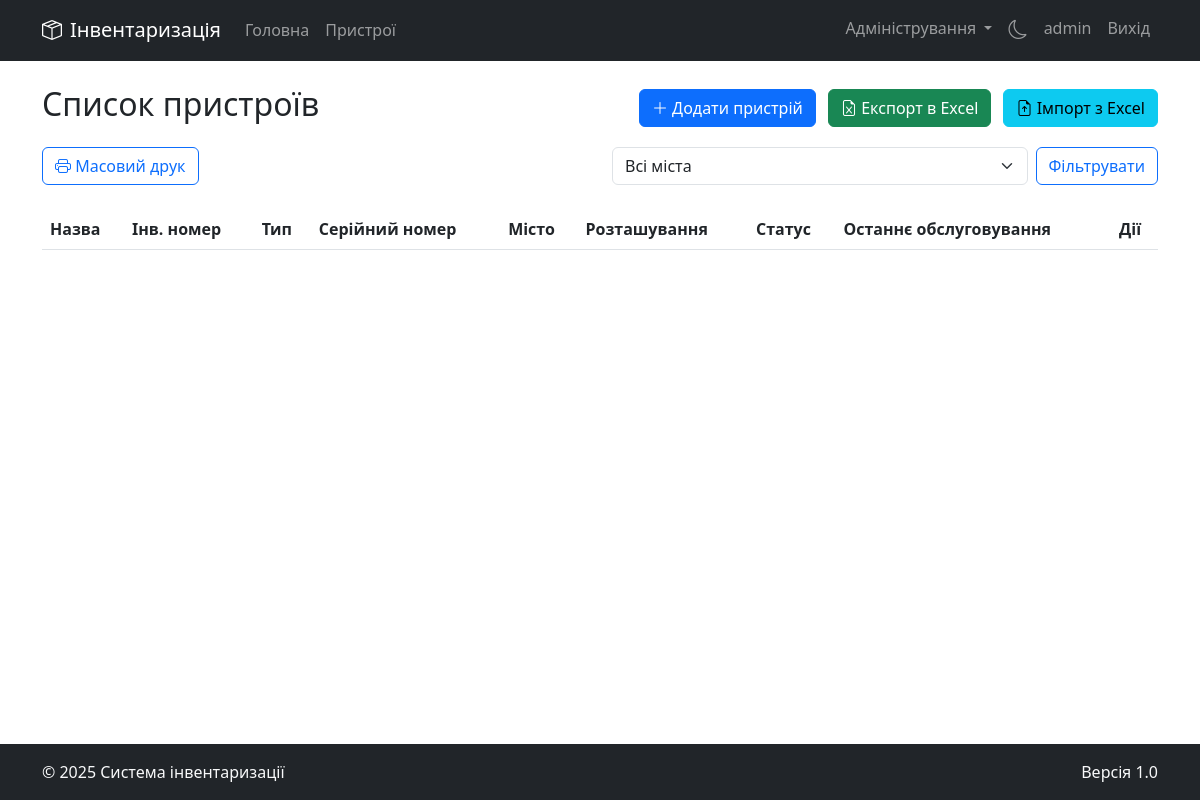
/devices (signed in), run on an earlier commit of the app's database.
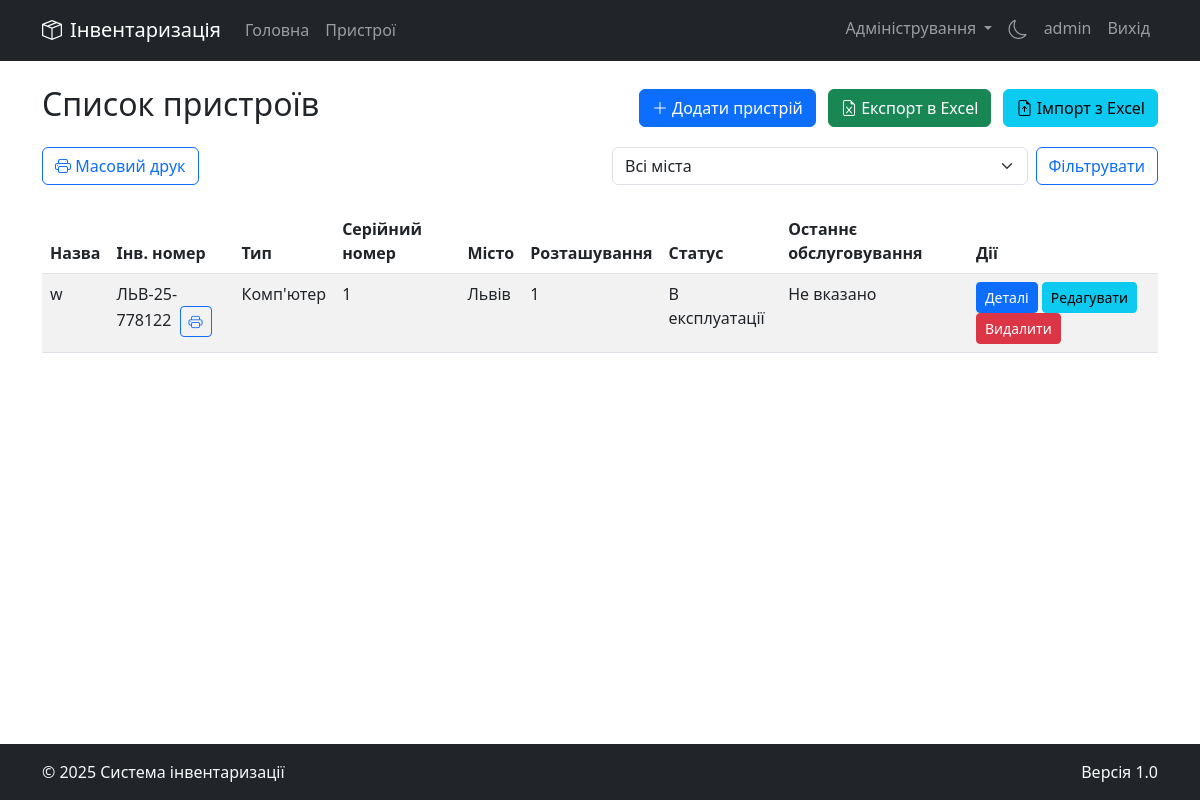
And on a later commit of the database.
### app.py (models this page shows, shortened)
class Device(db.Model):
    id = db.Column(db.Integer, primary_key=True)
    name = db.Column(db.String(100), nullable=False)
    type = db.Column(db.String(50), nullable=False)
    serial_number = db.Column(db.String(100), unique=True)
    inventory_number = db.Column(db.String(20), unique=True)
    location = db.Column(db.String(200))
    status = db.Column(db.String(50))
    notes = db.Column(db.Text)
    created_at = db.Column(db.DateTime, default=datetime.utcnow)
    city_id = db.Column(db.Integer, db.ForeignKey('city.id'), nullable=False)
    photos = db.relationship('DevicePhoto', backref='device', lazy=True, cascade="all, delete-orphan")
    history = db.relationship('DeviceHistory', backref='device', lazy=True, cascade="all, delete-orphan")
    last_maintenance = db.Column(db.DateTime, nullable=True)
    maintenance_interval = db.Column(db.Integer, default=365, nullable=True)
    next_maintenance = db.Column(db.DateTime, nullable=True)

class City(db.Model):
    id = db.Column(db.Integer, primary_key=True)
    name = db.Column(db.String(100), nullable=False, unique=True)
    devices = db.relationship('Device', backref='city', lazy=True)

### app.py (the view)
@app.route('/devices')
@login_required
def devices():
    selected_city_id = request.args.get('city_id', type=int)
    page = request.args.get('page', 1, type=int)
    per_page = 10  # кількість записів на сторінку
    if current_user.is_admin:
        cities = City.query.all()
        if selected_city_id:
            query = Device.query.filter_by(city_id=selected_city_id)
        else:
            query = Device.query
    else:
        cities = [current_user.city]
        query = Device.query.filter_by(city_id=current_user.city_id)
        selected_city_id = current_user.city_id
    pagination = query.paginate(page=page, per_page=per_page, error_out=False)
    devices = pagination.items
    return render_template('devices.html', devices=devices, cities=cities,
                          selected_city_id=selected_city_id, pagination=pagination)

### app.py (called while the page is built)
@login_manager.user_loader
def load_user(user_id):
    user = User.query.get(int(user_id))
    if user and user.is_active:
        return user
    return None

@app.context_processor
def utility_processor():
    def get_user_agent():
        return request.headers.get('User-Agent')
    return dict(get_user_agent=get_user_agent)

### templates/devices.html (shortened to what this page needs)
{% extends "base.html" %}
{% block content %}
<div class="d-flex justify-content-between align-items-center mb-3">
    <h2>Список пристроїв</h2>
    <div>
        <a href="{{ url_for('add_device') }}" class="btn btn-primary me-2">
            <i class="bi bi-plus-lg"></i> Додати пристрій
        </a>
        <a href="{{ url_for('export_excel') }}" class="btn btn-success me-2">
            <i class="bi bi-file-earmark-excel"></i> Експорт в Excel
        </a>
        {% if current_user.is_admin %}
        <a href="{{ url_for('import_excel') }}" class="btn btn-info">
            <i class="bi bi-file-earmark-arrow-up"></i> Імпорт з Excel
        </a>
        {% endif %}
    </div>
</div>
<div class="row mb-3">
    <div class="col-md-6 mb-2 mb-md-0">
        <div class="d-flex flex-wrap">
            <a href="{{ url_for('bulk_print_inventory') }}" class="btn btn-outline-primary me-2 mb-2">
                <i class="bi bi-printer"></i> Масовий друк
            </a>
        </div>
    </div>
    {% if current_user.is_admin and cities|length > 1 %}
    <div class="col-md-6">
        <form method="GET" class="d-flex">
            <select name="city_id" class="form-select me-2">
                <option value="">Всі міста</option>
            </select>
            <button type="submit" class="btn btn-outline-primary">Фільтрувати</button>
        </form>
    </div>
    {% endif %}
</div>
<div class="table-responsive-horizontal">
    <div class="table-responsive">
        <table class="table table-striped">
            <thead>
                <tr>
                    <th>Назва</th>
                    <th>Інв. номер</th>
                    <th>Тип</th>
                    <th>Серійний номер</th>
                    <th>Місто</th>
                    <th>Розташування</th>
                    <th>Статус</th>
                    <th>Останнє обслуговування</th>
                    <th>Дії</th>
                </tr>
            </thead>
            <tbody>
                {% for device in devices %}
                <tr>
                    <td>{{ device.name }}</td>
                    <td>{{ device.inventory_number }}
                        <a href="{{ url_for('print_inventory', device_id=device.id) }}" class="btn btn-sm btn-outline-primary ms-1" title="Друкувати інвентарний номер">
                            <i class="bi bi-printer"></i>
                        </a>
                    </td>
                    <td>{{ device.type }}</td>
                    <td>{{ device.serial_number }}</td>
                    <td>{{ device.city.name }}</td>
                    <td>{{ device.location }}</td>
                    <td>{{ device.status }}</td>
                    <td>{{ device.last_maintenance.strftime('%d.%m.%Y') if device.last_maintenance else 'Не вказано' }}</td>
                    <td>
                        <a href="{{ url_for('device_detail', device_id=device.id) }}" class="btn btn-sm btn-primary">Деталі</a>
                        <a href="{{ url_for('edit_device', device_id=device.id) }}" class="btn btn-sm btn-info">Редагувати</a>
                        <form method="POST" action="{{ url_for('delete_device', device_id=device.id) }}" class="d-inline" onsubmit="return confirm('Ви впевнені, що хочете видалити цей пристрій? Всі пов\'язані дані та фотографії також будуть видалені.');">
                            <button type="submit" class="btn btn-sm btn-danger">Видалити</button>
                        </form>
                    </td>
                </tr>
                {% endfor %}
            </tbody>
        </table>
    </div>
</div>
{% endblock %}

What changed in the data, as far as the page shows it:
added Device: name "w", inventory_number "ЛЬВ-25-778122", type "Комп'ютер", serial_number "1", city.name "Львів", location "1", status "В експлуатації", last_maintenance "Не вказано"
